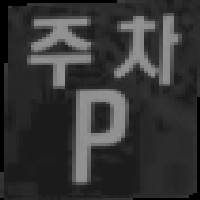
#> input picture HOG + KNN/idealROI_screenshot_21.04.2019.png, 200 x 200 px
$ python Hog.py
#> lines starting #> are read from the running program, lines starting #| are printed output that depends on the picture
#Hog Test with Python

from skimage import exposure
from skimage import feature
import cv2


frame = cv2.imread("idealROI_screenshot_21.04.2019.png", cv2.IMREAD_GRAYSCALE)
#> frame is the input picture: shape (200, 200); min 0, max 149, mean 53.9

(H, hogImage) = feature.hog(frame, orientations=9, pixels_per_cell=(8, 8),
	cells_per_block=(2, 2), transform_sqrt=True, block_norm="L1",
	visualise=True)
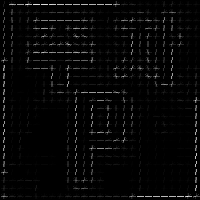
#> hogImage: shape (200, 200) float64; min 0, max 2.4, mean 0.0645; drawn with min black and max white
hogImage = exposure.rescale_intensity(hogImage, out_range=(0, 255))
hogImage = hogImage.astype("uint8")
cv2.imshow("result", hogImage)
cv2.waitKey(0)
